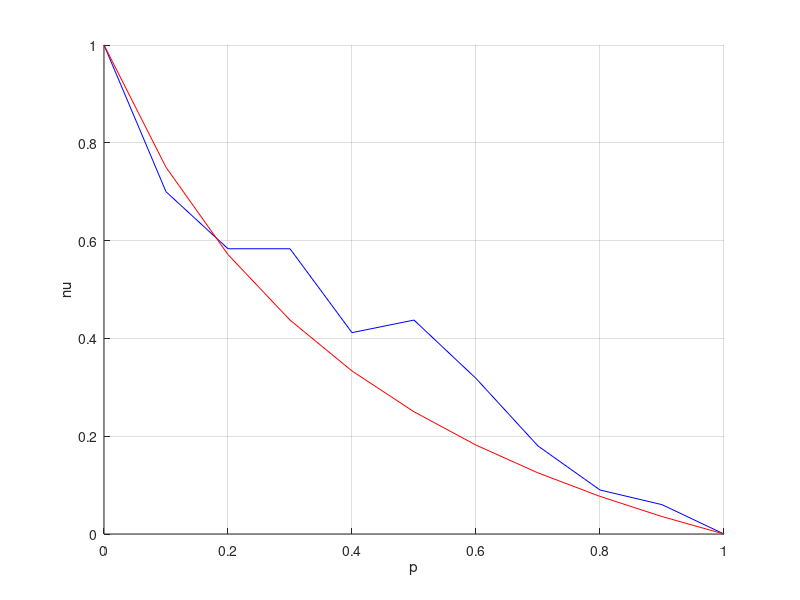

The MATLAB script that drew this image:
clc, clear, close all

%2.5 алгоритм с возвратом

p = 0:0.1:1;
nu_teor = [1.0 0.75 0.5714285714285715 0.43749999999999994 0.3333333333333333 0.25 0.18181818181818182 0.12500000000000003 0.0769230769230769 0.035714285714285705 0.0];
nu = [1.0 0.7 0.5833333333333334 0.5833333333333334 0.4117647058823529 0.4375 0.3181818181818182 0.18 0.09 0.06 0.0];

figure(1);
hold on;
plot(p, nu, 'b');
plot(p, nu_teor, 'r');
grid on;
xlabel('p');
ylabel('nu');

